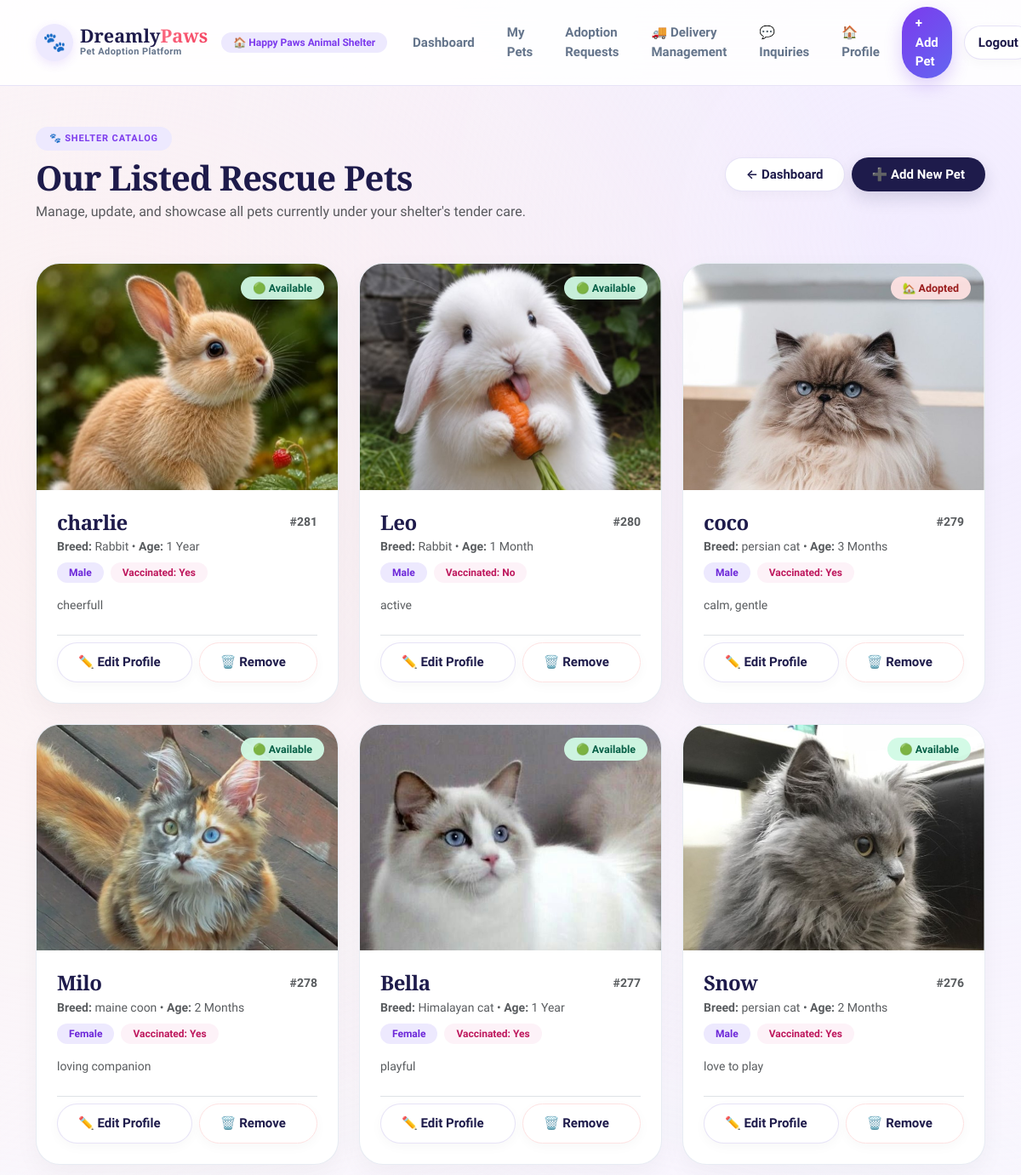
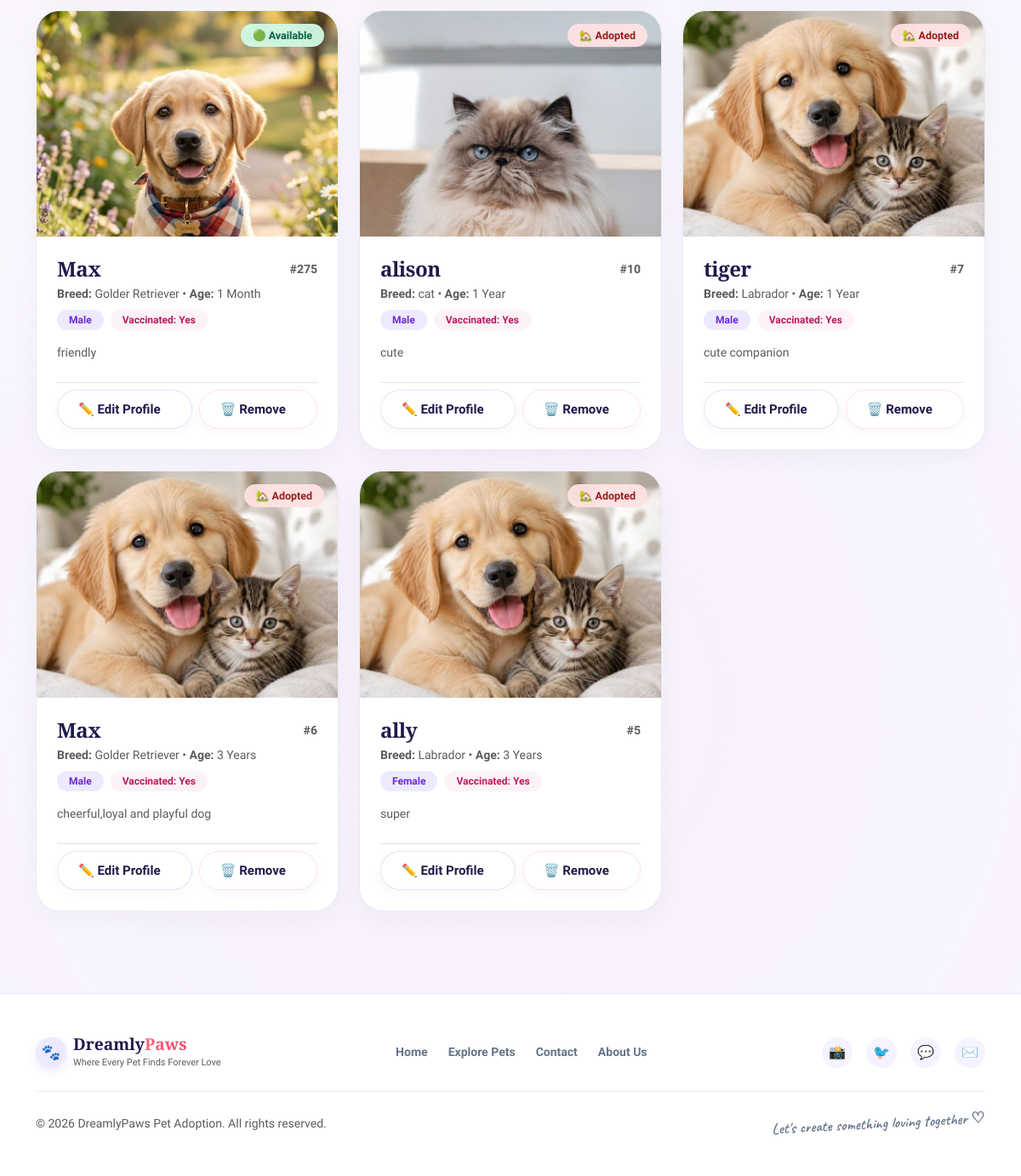
The page /shelter-pets (signed in) on the database its author committed (2 pictures, top to bottom).
### tables this page shows
CREATE TABLE pets(
        id INTEGER PRIMARY KEY AUTOINCREMENT,
        name TEXT,
        breed TEXT,
        age TEXT,
        gender TEXT,
        vaccinated TEXT,
        description TEXT,
        image TEXT
    , status TEXT DEFAULT 'Available', shelter_id INTEGER);

### app.py (the view)
@app.route('/shelter-pets')
def shelter_pets():
    if 'user' not in session:
        return redirect(url_for('login'))
    if session.get('role') != "Shelter":
        return "Access Denied!"
    shelter_id = session['user_id']
    conn = sqlite3.connect("database.db")
    cursor = conn.cursor()
    cursor.execute("""
        SELECT *
        FROM pets
        WHERE shelter_id = ?
        ORDER BY id DESC
    """, (shelter_id,))
    pets = cursor.fetchall()
    conn.close()
    return render_template("shelter_pets.html", pets=pets)

### templates/shelter_pets.html (shortened to what this page needs)
<!DOCTYPE html>
<html lang="en">
<head>
    <link href="https://cdn.jsdelivr.net/npm/bootstrap@5.3.3/dist/css/bootstrap.min.css" rel="stylesheet">
    <link rel="stylesheet" href="{{ url_for('static', filename='css/dreamly_theme.css') }}">
</head>
<body>
{% include 'navbar.html' %}
<div class="container py-5">
    <div class="d-flex flex-column flex-md-row justify-content-between align-items-md-center gap-3 mb-5">
        <div>
            <div class="pill-tag mb-2">
                <span>🐾 Shelter Catalog</span>
            </div>
            <h1 class="dreamly-serif mb-1" style="font-size: 2.5rem;">
                Our Listed <span class="dreamly-gradient-text">Rescue Pets</span>
            </h1>
            <p class="text-muted mb-0">
                Manage, update, and showcase all pets currently under your shelter's tender care.
            </p>
        </div>
        <div class="d-flex gap-2">
            <a href="{{ url_for('shelter_dashboard') }}" class="btn btn-outline-pill px-4 py-2 fw-semibold">
                ← Dashboard
            </a>
            <a href="{{ url_for('shelter_add_pet') }}" class="btn btn-dark-pill px-4 py-2 fw-semibold">
                ➕ Add New Pet
            </a>
        </div>
    </div>
    {% if pets %}
    <div class="row g-4 mb-5">
        {% for pet in pets %}
        <div class="col-lg-4 col-md-6">
            <div class="shelter-pet-card h-100 d-flex flex-column">
                <div class="pet-image-box">
                    <img
                        src="{{ url_for('static', filename='images/' + (pet[7] if pet[7] else 'hero.jpg')) }}"
                        alt="{{ pet[1] }}">
                    <div class="position-absolute top-0 end-0 m-3">
                        {% if pet[8] == "Available" %}
                            <span class="badge-pill-status" style="background: rgba(209, 250, 229, 0.95); color: #065f46; backdrop-filter: blur(8px);">🟢 Available</span>
                        {% elif pet[8] == "Adopted" %}
                            <span class="badge-pill-status" style="background: rgba(254, 226, 226, 0.95); color: #991b1b; backdrop-filter: blur(8px);">🏡 Adopted</span>
                        {% else %}
                            <span class="badge-pill-status" style="background: rgba(241, 245, 249, 0.95); color: #475569; backdrop-filter: blur(8px);">{{ pet[8] }}</span>
                        {% endif %}
                    </div>
                </div>
                <div class="p-4 d-flex flex-column flex-grow-1">
                    <div class="d-flex justify-content-between align-items-center mb-1">
                        <h4 class="dreamly-serif mb-0" style="font-size: 1.5rem; color: #1e1b4b;">
                            {{ pet[1] }}
                        </h4>
                        <span class="text-muted small fw-semibold">#{{ pet[0] }}</span>
                    </div>
                    <p class="text-muted small mb-2">
                        <strong>Breed:</strong> {{ pet[2] }} &bull; <strong>Age:</strong> {{ pet[3] }}
                    </p>
                    <div class="d-flex flex-wrap gap-2 mb-3">
                        <span class="badge" style="background: #ede9fe; color: #6d28d9; border-radius: 9999px; font-weight: 600; font-size: 0.75rem;">
                            {{ pet[4] }}
                        </span>
                        <span class="badge" style="background: #fdf2f8; color: #be185d; border-radius: 9999px; font-weight: 600; font-size: 0.75rem;">
                            Vaccinated: {{ pet[5] }}
                        </span>
                    </div>
                    <p class="text-muted small mb-4 flex-grow-1" style="line-height: 1.5; display: -webkit-box; -webkit-line-clamp: 3; -webkit-box-orient: vertical; overflow: hidden;">
                        {{ pet[6] }}
                    </p>
                    <div class="d-flex gap-2 mt-auto pt-2 border-top">
                        <a href="{{ url_for('shelter_edit_pet', pet_id=pet[0]) }}" class="btn btn-sm btn-outline-pill flex-fill fw-semibold">
                            ✏️ Edit Profile
                        </a>
                        <form method="POST" action="{{ url_for('shelter_delete_pet', pet_id=pet[0]) }}" class="flex-fill" onsubmit="return confirm('Are you sure you want to remove {{ pet[1] }}?');">
                            <button type="submit" class="btn btn-sm btn-outline-pill w-100 fw-semibold" style="border-color: #fee2e2; color: #ef4444;">
                                🗑️ Remove
                            </button>
                        </form>
                    </div>
                </div>
            </div>
        </div>
        {% endfor %}
    </div>
    {% endif %}
</div>
{% include 'footer.html' %}
</body>
</html>

### static/css/dreamly_theme.css (style rules this page uses)
:root { --font-heading: 'Playfair Display', Georgia, 'Times New Roman', serif; --font-body: 'Plus Jakarta Sans', -apple-system, BlinkMacSystemFont, 'Segoe UI', Roboto, sans-serif; --font-hand: 'Caveat', cursive; --bg-base: #FAF8FE; --bg-surface: #FFFFFF; --bg-mesh: radial-gradient(circle at 10% 20%, rgba(255, 235, 230, 0.55) 0%, transparent 40%), radial-gradient(circle at 90% 10%, rgba(238, 230, 255, 0.65) 0%, transparent 45%), radial-gradient(circle at 50% 80%, rgba(243, 232, 255, 0.45) 0%, transparent 50%), #FAF8FE; --purple-primary: #7C3AED; --purple-hover: #6D28D9; --purple-soft: #EDE9FE; --purple-light: #F5F3FF; --purple-gradient: linear-gradient(135deg, #7C3AED 0%, #6366F1 100%); --coral-primary: #FB7185; --coral-soft: #FFE4E6; --coral-gradient: linear-gradient(135deg, #FB7185 0%, #F43F5E 100%); --dark-navy: #1E1B4B; --dark-navy-hover: #0F172A; --text-main: #1E1B4B; --text-muted: #64748B; --text-light: #94A3B8; --border-subtle: rgba(226, 220, 246, 0.8); --card-shadow: 0 12px 35px rgba(124, 58, 237, 0.07); --card-shadow-hover: 0 18px 45px rgba(124, 58, 237, 0.12); --radius-pill: 50px; --radius-card: 24px; --radius-sm: 14px; }
body { font-family: var(--font-body); background: var(--bg-mesh); color: var(--text-main); margin: 0; padding: 0; min-height: 100vh; display: flex; flex-direction: column; -webkit-font-smoothing: antialiased; }
h1, h2, h3, h4, .display-1, .display-2, .display-3, .display-4, .display-5, .display-6, .section-title h2, .dashboard-title, .page-title { font-family: var(--font-heading); color: var(--text-main); letter-spacing: -0.02em; font-weight: 700; }
.pill-tag { display: inline-block; background: var(--purple-soft); color: var(--purple-primary); padding: 6px 16px; border-radius: var(--radius-pill); font-size: 11px; font-weight: 700; letter-spacing: 0.08em; text-transform: uppercase; margin-bottom: 16px; }
.btn-dark-pill { background: var(--dark-navy); color: #ffffff !important; border: none; border-radius: var(--radius-pill); padding: 12px 28px; font-weight: 600; font-size: 15px; display: inline-flex; align-items: center; gap: 8px; transition: all 0.25s cubic-bezier(0.16, 1, 0.3, 1); box-shadow: 0 8px 20px rgba(30, 27, 75, 0.15); text-decoration: none; }
.btn-outline-pill { background: #ffffff; color: var(--text-main) !important; border: 1px solid var(--border-subtle); border-radius: var(--radius-pill); padding: 11px 24px; font-weight: 600; font-size: 15px; display: inline-flex; align-items: center; gap: 8px; transition: all 0.25s ease; box-shadow: 0 4px 14px rgba(0, 0, 0, 0.03); text-decoration: none; }
.badge { padding: 6px 14px; border-radius: var(--radius-pill); font-weight: 600; font-size: 12px; }

### templates/shelter_pets.html (style rules this page uses)
.shelter-pet-card { background: white; border-radius: 28px; overflow: hidden; border: 1px solid rgba(226, 232, 240, 0.8); box-shadow: 0 10px 30px rgba(0, 0, 0, 0.04); transition: all 0.3s cubic-bezier(0.16, 1, 0.3, 1); }
.pet-image-box { width: 100%; aspect-ratio: 4 / 3; overflow: hidden; position: relative; }
.pet-image-box img { width: 100%; height: 100%; object-fit: cover; object-position: top center; transition: transform 0.4s ease; }
.badge-pill-status { padding: 6px 14px; border-radius: 9999px; font-weight: 700; font-size: 0.78rem; }

### rows shown on the page
pets: image (picture), status "🟢 Available", name "charlie", id "281", breed "Rabbit", age "1 Year", gender "Male", vaccinated "Yes", description "cheerfull"
pets: image (picture), status "🟢 Available", name "Leo", id "280", breed "Rabbit", age "1 Month", gender "Male", vaccinated "No", description "active"
pets: image (picture), status "🏡 Adopted", name "coco", id "279", breed "persian cat", age "3 Months", gender "Male", vaccinated "Yes", description "calm, gentle"
pets: image (picture), status "🟢 Available", name "Milo", id "278", breed "maine coon", age "2 Months", gender "Female", vaccinated "Yes", description "loving companion"
pets: image (picture), status "🟢 Available", name "Bella", id "277", breed "Himalayan cat", age "1 Year", gender "Female", vaccinated "Yes", description "playful"
pets: image (picture), status "🟢 Available", name "Snow", id "276", breed "persian cat", age "2 Months", gender "Male", vaccinated "Yes", description "love to play"
pets: image (picture), status "🟢 Available", name "Max", id "275", breed "Golder Retriever", age "1 Month", gender "Male", vaccinated "Yes", description "friendly"
pets: image (picture), status "🏡 Adopted", name "alison", id "10", breed "cat", age "1 Year", gender "Male", vaccinated "Yes", description "cute"
pets: image (picture), status "🏡 Adopted", name "tiger", id "7", breed "Labrador", age "1 Year", gender "Male", vaccinated "Yes", description "cute companion"
pets: image (picture), status "🏡 Adopted", name "Max", id "6", breed "Golder Retriever", age "3 Years", gender "Male", vaccinated "Yes", description "cheerful,loyal and playful dog"
pets: image (picture), status "🏡 Adopted", name "ally", id "5", breed "Labrador", age "3 Years", gender "Female", vaccinated "Yes", description "super"

### other values the page prints
{{ session.get('user', 'Shelter') }} "Happy Paws Animal Shelter"
